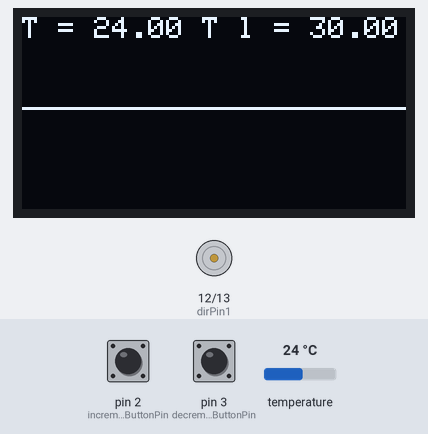
Bench run of a sketch on a simulated Arduino Uno, built with avr-gcc and run on an emulated ATmega328P. Shown: 128×64 one-colour display, motor-driver pin pairs drawn as motors (green arrow = first pin HIGH = forward, orange = second pin HIGH = backward, longer = more drive, scaled by the enable pin). The inputs (shaded band) are chosen by the test bench; at power-on: temperature 24 °C, pin 2 (incrementButtonPin) HIGH, pin 3 (decrementButtonPin) HIGH. What the sketch prints to the serial monitor is not drawn.

Above: at 2.6 s.
2.7 s: temperature set to 29.2 °C
At 4.0 s:
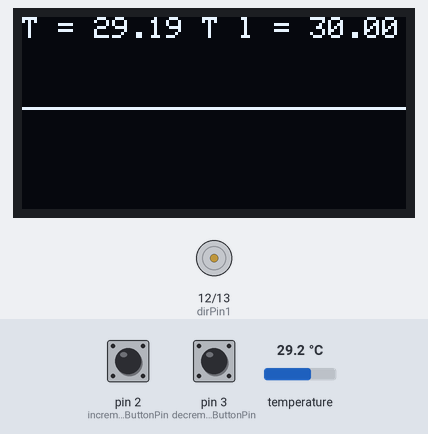
4.4 s: temperature set to 30.7 °C
At 5.7 s:
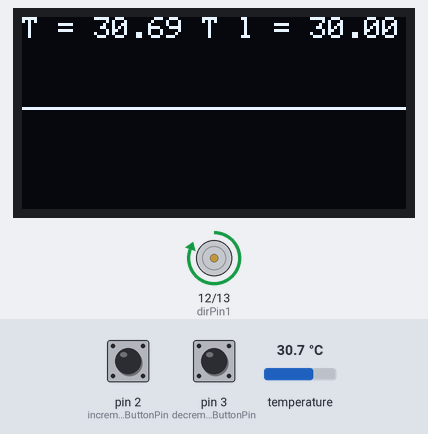
6.5 s: pin 2 (incrementButtonPin) pulled LOW for 1.3 s
At 9.2 s:
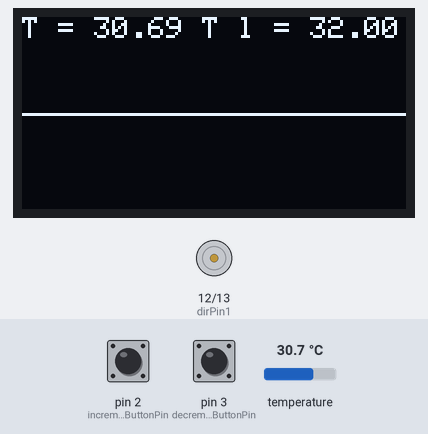
10.4 s: pin 2 (incrementButtonPin) pulled LOW for 1.3 s
At 13.3 s:
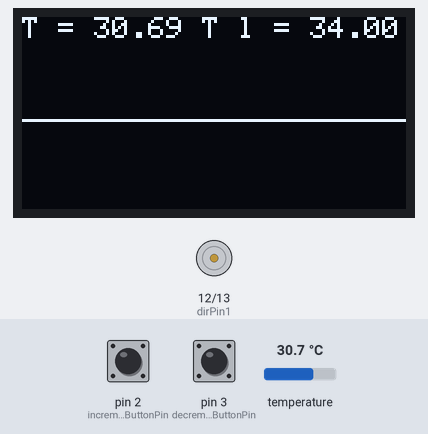
13.6 s: temperature set to 12 °C
At 15.4 s:
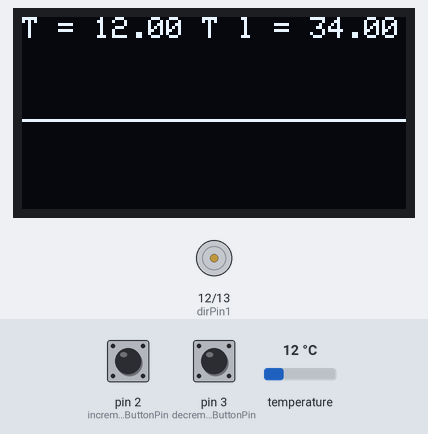
15.7 s: pin 3 (decrementButtonPin) pulled LOW for 1.3 s
At 18.1 s:
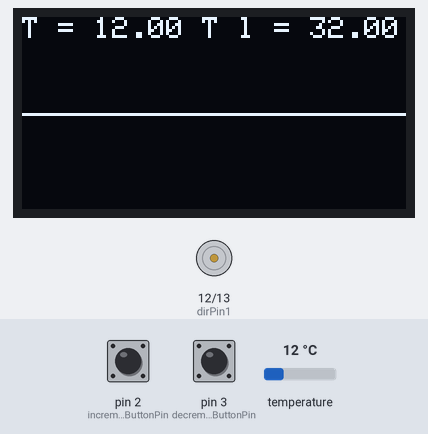
Timing chart, 0 to 19.6 s (numbered marks = the images above; inputs shaded):
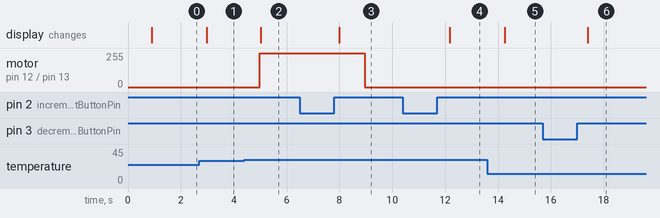

The sketch:

ensambled.ino
```cpp
/**** Dallas ****/
#include <OneWire.h>
#include <DallasTemperature.h>
#define ONE_WIRE_BUS 4

OneWire oneWire(ONE_WIRE_BUS);
DallasTemperature sensors(&oneWire);
float temperature = 0;

/**** Motor ****/
int speedPin=11;
int dirPin1=12;
int dirPin2=13;
int speedMotor=255; // Velocidad inicial

// Temperatura para encender motor
float temperaturaEncendido = 30.0;

/**** Botones ****/
const int incrementButtonPin = 2; // Pin del botón incrementar
const int decrementButtonPin = 3; // Pin del botón decrementar

int incrementState = 0; // Estado actual
int lastIncrementState = HIGH; // Estado anterior
int decrementState = 0; // Estado actual
int lastDecrementState = HIGH; // Estado anterior

unsigned long lastDebounceTime = 0;
unsigned long debounceDelay = 50; // Retardo de debounce en ms

/**** LCD ****/
#include <SPI.h>
#include <Wire.h>
#include <Adafruit_GFX.h>
#include <Adafruit_SSD1306.h>

#define SCREEN_WIDTH 128
#define SCREEN_HEIGHT 64
#define OLED_RESET -1
#define SCREEN_ADDRESS 0x3C
Adafruit_SSD1306 display(SCREEN_WIDTH, SCREEN_HEIGHT, &Wire, OLED_RESET);

void setup() {
  Serial.begin(9600);

  /**** Dallas ****/
  sensors.begin();

  /**** Motor ****/
  pinMode(speedPin, OUTPUT);
  pinMode(dirPin1, OUTPUT);
  pinMode(dirPin2, OUTPUT);

  /**** Botones ****/
  pinMode(incrementButtonPin, INPUT_PULLUP);
  pinMode(decrementButtonPin, INPUT_PULLUP);

  /**** LCD ****/
  display.begin(SSD1306_SWITCHCAPVCC, SCREEN_ADDRESS);
}

void loop() {
  /**** Dallas ****/

  sensors.requestTemperatures();
  temperature = sensors.getTempCByIndex(0);

  /**** Motor ****/
  // Dirección de giro del motor
  digitalWrite(dirPin1, 1);
  digitalWrite(dirPin2, 0);

  // Inicio de velocidad al máximo (255)

  if (temperature > temperaturaEncendido) {
    /*  Si la temperatura leida por el sensor es mayor a la
    *   temperatura definida para encender el motor, se enciende el motor
    */
    analogWrite(speedPin, speedMotor);

  } else {
    // En caso contrario, se apaga
    analogWrite(speedPin, 0);
    delay(50); // medio segundo de espera en lo que se apaga
  }

  /**** Botones ****/
  incrementState = digitalRead(incrementButtonPin);
  decrementState = digitalRead(decrementButtonPin);

  // Verificar si ha pasado suficiente tiempo desde el último rebote
  if (millis() - lastDebounceTime > debounceDelay) {
    // Comparar el estado del botón con su estado anterior
    if (incrementState != lastIncrementState) {
      if (incrementState == HIGH) {
        // Aumentaremos de 2 en 2 para que no sea lento
        temperaturaEncendido = temperaturaEncendido + 2.0;
      }
      lastDebounceTime = millis();
    }

    if (decrementState != lastDecrementState) {
      if (decrementState == HIGH) {
        temperaturaEncendido = temperaturaEncendido - 2.0;
      }
      lastDebounceTime = millis();
    }
  }

  lastIncrementState = incrementState;
  lastDecrementState = decrementState;

  /**** LCD ****/
    // Clear the buffer
  display.clearDisplay();

  // Mostramos la T del sensor y la T límite
  display.setTextSize(1);
  display.setTextColor(WHITE);
  display.setCursor(0,0);

  display.print("T = ");
  display.print(temperature);
  display.print(" T l = ");
  display.print(temperaturaEncendido);

  // Creamos la línea divisora
  int lineaY = temperaturaEncendido;
  display.drawLine(0, lineaY, SCREEN_WIDTH -1, lineaY, WHITE);
  display.display();

  /**** Serial ****/

  Serial.print("T = ");
  Serial.print(temperature);
  Serial.print("| Limit T = ");
  Serial.println(temperaturaEncendido);
  delay(200); // Lectura cada 200 ms

}
```

Measured:
- the behaviour switches between 30 and 30.1 °C on temperature (found by bisection; images 1 and 2)
- after the input at 2.7 s, the display: changes after 0.28 s (image 1)
- after the input at 4.4 s, motor on pin 12 (dirPin1) / pin 13 (dirPin2): stopped → forward 255/255 after 0.59 s; the display: changes after 0.62 s (image 2)
- after the input at 6.5 s, motor on pin 12 (dirPin1) / pin 13 (dirPin2): forward 255/255 → stopped after 2.5 s; the display: changes after 1.5 s (image 3)
- after the input at 10.4 s, the display: changes after 1.8 s (image 4)
- after the input at 13.6 s, the display: changes after 0.66 s (image 5)
- after the input at 15.7 s, the display: changes after 1.7 s (image 6)
